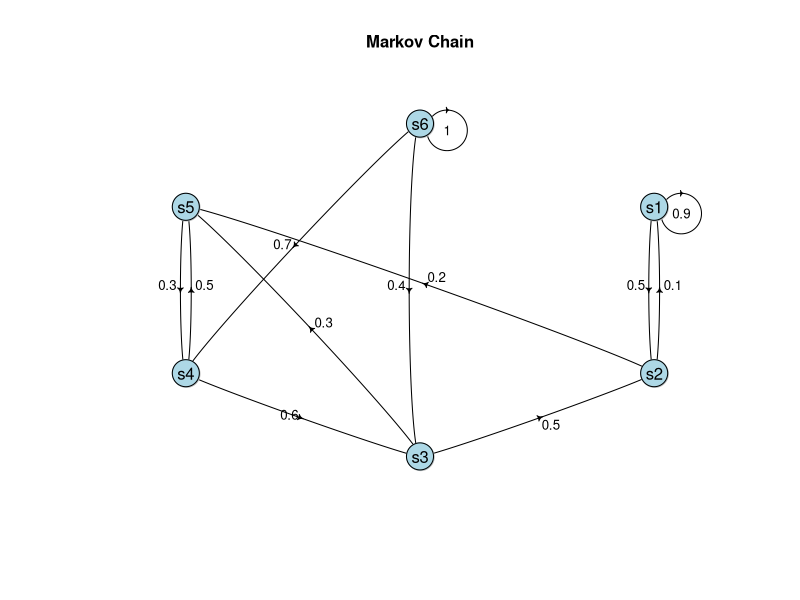
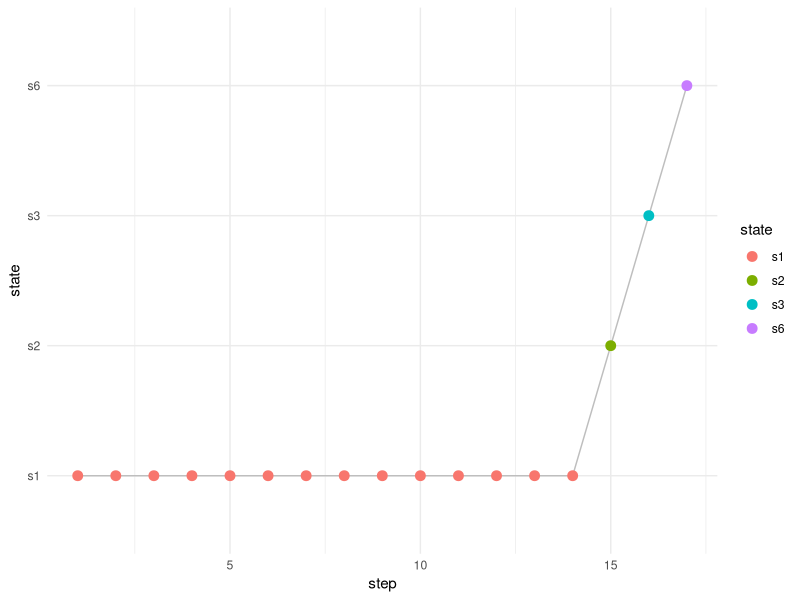
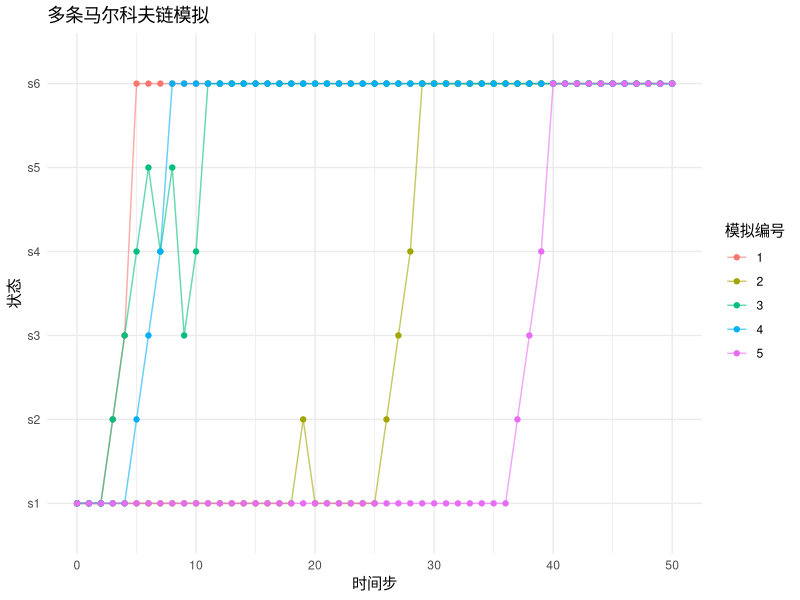
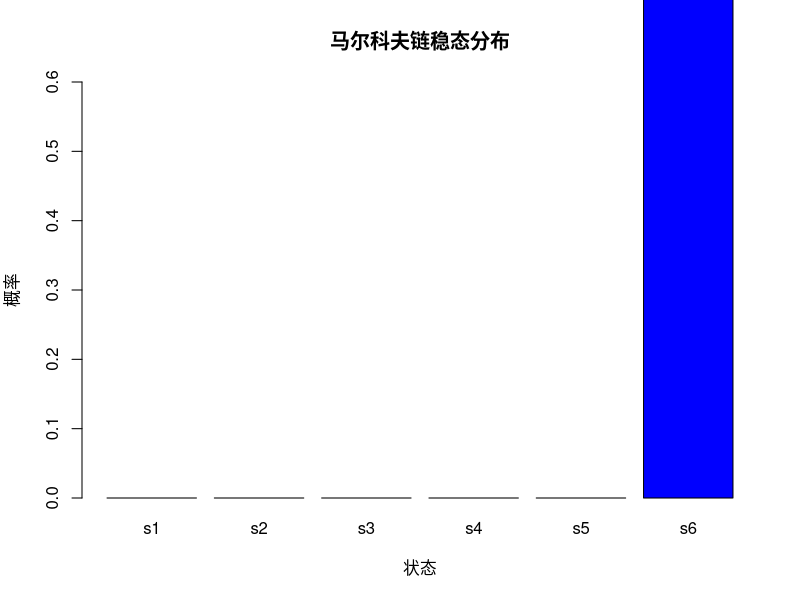
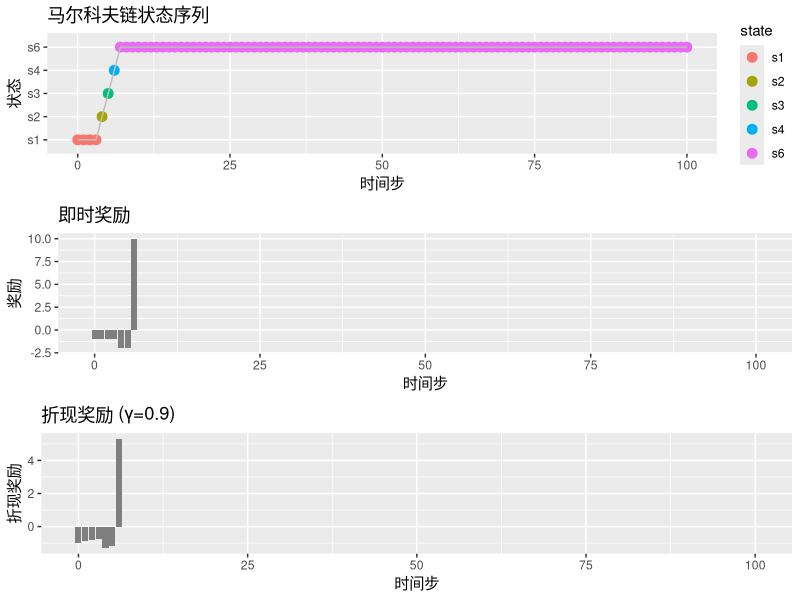

The R source for these figures, in order:
#####################
# 用R语言手搓马尔可夫决策过程markov
# http://blog.fens.me/r-markov/
######################

setwd("C:/work/R/stat")

# 6种状态
s <- c("s1", "s2", "s3", "s4", "s5", "s6")
s

# 转移概率矩阵
p <- matrix(c(
  0.9,0.1,  0,  0,  0,  0,
  0.5,  0,0.5,  0,  0,  0,
    0,  0,  0,0.6,  0,0.4,
    0,  0,  0,  0,0.3,0.7,
    0,0.2,0.3,0.5,  0,  0,
    0,  0,  0,  0,  0,  1
), nrow = 6, byrow = TRUE, dimnames = list(s, s))
p

# 画图
library(diagram)
plotmat(p,lwd = 1, box.lwd = 1, cex.txt = 0.8, 
        box.size = 0.02, box.type = "circle", shadow.size = 0.001,
        box.col = "light blue",  arr.length=0.1, arr.width=0.1,
        self.cex = 1.5,self.shifty = -0.01,self.shiftx = 0.04, 
        main = "Markov Chain")


# 模拟马尔科夫链的函数
simulate_markov_chain <- function(transition_matrix, initial_state, n_steps, stop=NULL) {
  states <- rownames(transition_matrix)
  chain <- character(n_steps + 1)
  chain[1] <- initial_state
  
  for (i in 1:n_steps) {
    current_state <- chain[i]
    next_state <- sample(states, size = 1, prob = transition_matrix[current_state, ])
    chain[i + 1] <- next_state
  }
  
  if(!is.null(stop)){
    chain<-chain[1:which(chain==stop)[1]]  
  }
  
  return(chain)
}

# 设置初始状态和步数
initial_state <- "s1"
n_steps <- 100
stop_state<-'s6'

# 模拟马尔科夫链
markov_chain <- simulate_markov_chain(p, initial_state, n_steps,stop_state)
markov_chain

library(ggplot2)
library(dplyr)

# 准备数据用于绘图
chain_df <- data.frame(
  step = 1:length(markov_chain),
  state = factor(markov_chain, levels = s)
)

# 绘制马尔科夫链路径
ggplot(chain_df, aes(x = step, y = state, group = 1)) +
  geom_line(color = "gray") +
  geom_point(aes(color = state), size = 3) +
  scale_x_continuous()+
  theme_minimal()


# 模拟多条马尔科夫链观察收敛性
n_simulations <- 5
n_steps <- 50
simulations <- list()

for (i in 1:n_simulations) {
  simulations[[i]] <- simulate_markov_chain(p, initial_state, n_steps)
}

# 准备数据用于绘图
sim_df <- data.frame(
  step = rep(0:n_steps, n_simulations),
  state = unlist(simulations),
  simulation = rep(1:n_simulations, each = n_steps + 1)
)

# 绘制多条马尔科夫链
ggplot(sim_df, aes(x = step, y = state, group = simulation, color = factor(simulation))) +
  geom_line(alpha = 0.6) +
  geom_point(size = 1.5) +
  labs(title = "多条马尔科夫链模拟",
       x = "时间步", y = "状态",
       color = "模拟编号") +
  theme_minimal()


# 计算马尔科夫链的稳态分布
calculate_steady_state <- function(transition_matrix, tolerance = 1e-6) {
  n_states <- nrow(transition_matrix)
  # 初始猜测
  pi <- rep(1/n_states, n_states)
  
  while (TRUE) {
    pi_new <- pi %*% transition_matrix
    if (max(abs(pi_new - pi)) < tolerance) break
    pi <- pi_new
  }
  
  return(as.vector(pi_new))
}

steady_state <- calculate_steady_state(p)
names(steady_state) <- s

#稳态分布:
steady_state

# 可视化稳态分布
barplot(steady_state, col = c("gold", "gray", "blue"),
        main = "马尔科夫链稳态分布",
        ylab = "概率", xlab = "状态",
        ylim = c(0, 0.6))



# 模拟带奖励的马尔科夫链
simulate_markov_reward <- function(transition_matrix, rewards, initial_state, n_steps, gamma = 0.9, stop=NULL) {
  states <- rownames(transition_matrix)
  chain <- character(n_steps + 1)
  reward_sequence <- numeric(n_steps + 1)
  discounted_rewards <- numeric(n_steps + 1)
  
  chain[1] <- initial_state
  reward_sequence[1] <- rewards[initial_state]
  discounted_rewards[1] <- (gamma^0) * rewards[initial_state]
  
  for (i in 1:n_steps) {
    current_state <- chain[i]
    next_state <- sample(states, size = 1, prob = transition_matrix[current_state, ])
    chain[i + 1] <- next_state
    reward_sequence[i + 1] <- rewards[next_state]
    discounted_rewards[i + 1] <- (gamma^i) * rewards[next_state]
  }
  
  return(list(
    chain = chain,
    reward = unlist(reward_sequence),
    discounted_reward = unlist(discounted_rewards),
    total_reward = sum(unlist(reward_sequence)),
    total_discounted_reward = sum(unlist(discounted_rewards))
  ))
}

# 模拟参数
initial_state <- "s1"
n_steps <- 100
gamma <- 0.9  # 折扣因子
rewards<-data.frame("s1"=-1,"s2"=-2,"s3"=-2,"s4"=10,"s5"=1,"s6"=0)

# 运行模拟
result <- simulate_markov_reward(p, rewards, initial_state, n_steps, gamma)

# 打印结果
print(paste("总奖励:", result$total_reward))
print(paste("总折现奖励:", result$total_discounted_reward))

# 可视化马尔科夫链状态序列

library(ggplot2)
library(gridExtra)

# 准备数据
sim_data <- data.frame(
  step = 0:n_steps,
  state = factor(result$chain, levels = s),
  reward = result$reward,
  discounted_reward = result$discounted_reward
)


# 绘制状态和奖励
p1 <- ggplot(sim_data, aes(x = step, y = state, color = state)) +
  geom_point(size = 3) +
  geom_line(aes(group = 1), color = "gray") +
  labs(title = "马尔科夫链状态序列", x = "时间步", y = "状态")

p2 <- ggplot(sim_data, aes(x = step, y = reward)) +
  geom_col(aes(fill = state)) +
  scale_fill_manual(values = c("Sunny" = "gold", "Cloudy" = "gray", "Rainy" = "blue")) +
  labs(title = "即时奖励", x = "时间步", y = "奖励")

p3 <- ggplot(sim_data, aes(x = step, y = discounted_reward)) +
  geom_col(aes(fill = state)) +
  scale_fill_manual(values = c("Sunny" = "gold", "Cloudy" = "gray", "Rainy" = "blue")) +
  labs(title = paste0("折现奖励 (γ=", gamma, ")"), x = "时间步", y = "折现奖励")

# 组合图形
grid.arrange(p1, p2, p3, ncol = 1)

# 价值函数计算求解Bellman方程

# 计算状态价值函数
calculate_state_values <- function(transition_matrix, rewards, gamma = 0.9, epsilon = 1e-6) {
  n_states <- nrow(transition_matrix)
  I <- diag(n_states)
  
  # 构建线性方程组: V = R + γPV → (I - γP)V = R
  A <- I - gamma * transition_matrix
  b <- rewards
  
  # 解线性方程组
  V <- solve(A, b)
  
  return(V)
}

# 参数
p
rewards
gamma<-0.5
gamma

# 计算状态价值
state_values <- calculate_state_values(p, rewards, gamma)
state_values
